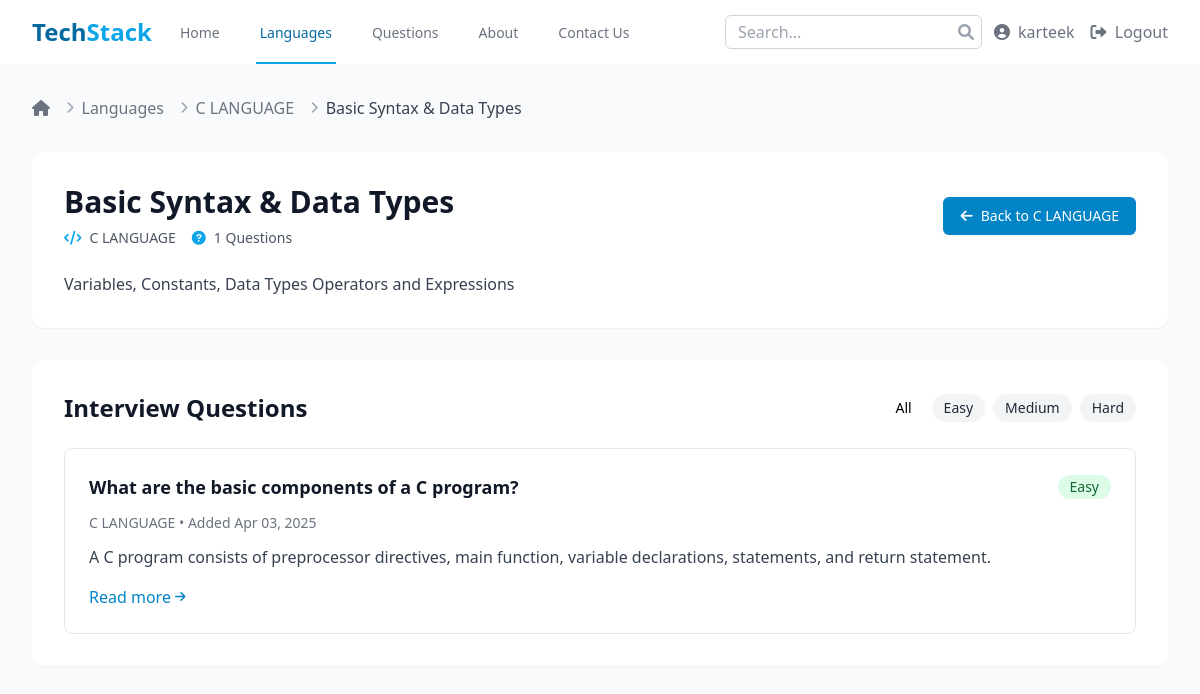
The app's page /languages/c-language/topic/basic-syntax-data-types/ (signed in) with its own data.
### languages/models.py (models this page shows, shortened)
class Language(models.Model):
    name = models.CharField(max_length=100)
    slug = models.SlugField(unique=True, blank=True)
    description = models.TextField()
    logo = models.ImageField(upload_to='languages/logos/', blank=True, null=True)
    created_at = models.DateTimeField(auto_now_add=True)
    updated_at = models.DateTimeField(auto_now=True)
    is_featured = models.BooleanField(default=False)
    class Meta:
        ordering = ['name']

class Topic(models.Model):
    name = models.CharField(max_length=100)
    slug = models.SlugField(unique=True, blank=True)
    language = models.ForeignKey(Language, on_delete=models.CASCADE, related_name='topics')
    description = models.TextField()

### questions/models.py (models this page shows, shortened)
class Question(models.Model):
    title = models.CharField(max_length=255)
    slug = models.SlugField(unique=True, blank=True)
    content = models.TextField()
    code_snippet = models.TextField(blank=True, null=True)
    difficulty = models.CharField(
        max_length=10,
        choices=DifficultyLevel.choices,
        default=DifficultyLevel.MEDIUM
    )
    language = models.ForeignKey(Language, on_delete=models.CASCADE, related_name='questions')
    topics = models.ManyToManyField(Topic, related_name='questions')
    category = models.ForeignKey(Category, on_delete=models.SET_NULL, null=True, related_name='questions')
    created_by = models.ForeignKey(User, on_delete=models.SET_NULL, null=True, related_name='created_questions')
    created_at = models.DateTimeField(auto_now_add=True)
    updated_at = models.DateTimeField(auto_now=True)
    is_approved = models.BooleanField(default=False)
    class Meta:
        ordering = ['-created_at']

class Category(models.Model):
    name = models.CharField(max_length=100, unique=True)
    slug = models.SlugField(unique=True, blank=True)
    class Meta:
        verbose_name_plural = 'Categories'

### languages/views.py (the view)
# urls.py: path('<slug:lang_slug>/topic/<slug:topic_slug>/', views.topic_detail, name='topic_detail'),
def topic_detail(request, lang_slug, topic_slug):
    language = get_object_or_404(Language, slug=lang_slug)
    topic = get_object_or_404(Topic, slug=topic_slug, language=language)
    questions = Question.objects.filter(topics=topic, is_approved=True)
    context = {
        'language': language,
        'topic': topic,
        'questions': questions,
    }
    return render(request, 'languages/topic_detail.html', context)

### templates/languages/topic_detail.html (shortened to what this page needs)
{% extends 'base.html' %}
{% block content %}
<div class="bg-gray-50 min-h-screen">
    <div class="max-w-7xl mx-auto py-8 px-4 sm:px-6 lg:px-8">
        <nav class="flex mb-8" aria-label="Breadcrumb">
            <ol class="flex items-center space-x-2">
                <li>
                    <a href="{% url 'home' %}" class="text-gray-500 hover:text-gray-700 transition-colors">
                        <i class="fas fa-home"></i>
                    </a>
                </li>
                <li>
                    <div class="flex items-center">
                        <i class="fas fa-chevron-right text-gray-400 text-xs mx-2"></i>
                        <a href="{% url 'language_list' %}" class="text-gray-500 hover:text-gray-700 transition-colors">
                            Languages
                        </a>
                    </div>
                </li>
                <li>
                    <div class="flex items-center">
                        <i class="fas fa-chevron-right text-gray-400 text-xs mx-2"></i>
                        <a href="{% url 'language_detail' language.slug %}" class="text-gray-500 hover:text-gray-700 transition-colors">
                            {{ language.name }}
                        </a>
                    </div>
                </li>
                <li>
                    <div class="flex items-center">
                        <i class="fas fa-chevron-right text-gray-400 text-xs mx-2"></i>
                        <span class="text-gray-700 font-medium">
                            {{ topic.name }}
                        </span>
                    </div>
                </li>
            </ol>
        </nav>
        <div class="bg-white rounded-xl shadow-sm p-8 mb-8">
            <div class="flex flex-col md:flex-row md:items-center md:justify-between">
                <div>
                    <h1 class="text-3xl font-bold text-gray-900">
                        {{ topic.name }}
                    </h1>
                    <div class="mt-2 flex flex-wrap gap-4">
                        <div class="flex items-center text-sm text-gray-600">
                            <i class="fas fa-code mr-2 text-primary-500"></i>
                            {{ language.name }}
                        </div>
                        <div class="flex items-center text-sm text-gray-600">
                            <i class="fas fa-question-circle mr-2 text-primary-500"></i>
                            {{ questions.count }} Questions
                        </div>
                    </div>
                </div>
                <div class="mt-4 md:mt-0">
                    <a href="{% url 'language_detail' language.slug %}" class="inline-flex items-center px-4 py-2 border border-transparent rounded-md shadow-sm text-sm font-medium text-white bg-primary-600 hover:bg-primary-700 focus:outline-none focus:ring-2 focus:ring-offset-2 focus:ring-primary-500 transition-colors">
                        <i class="fas fa-arrow-left mr-2"></i>
                        Back to {{ language.name }}
                    </a>
                </div>
            </div>
            <div class="mt-6 prose max-w-none">
                <p class="text-gray-700">
                    {{ topic.description }}
                </p>
            </div>
        </div>
        <div class="bg-white rounded-xl shadow-sm p-8">
            <div class="flex items-center justify-between mb-6">
                <h2 class="text-2xl font-bold text-gray-900">Interview Questions</h2>
                <div class="flex gap-2">
                    <button id="filter-all" class="difficulty-filter px-3 py-1 text-sm font-medium rounded-full bg-gray-100 text-gray-800 hover:bg-gray-200 transition-colors active">All</button>
                    <button id="filter-easy" class="difficulty-filter px-3 py-1 text-sm font-medium rounded-full bg-gray-100 text-gray-800 hover:bg-green-100 hover:text-green-800 transition-colors">Easy</button>
                    <button id="filter-medium" class="difficulty-filter px-3 py-1 text-sm font-medium rounded-full bg-gray-100 text-gray-800 hover:bg-yellow-100 hover:text-yellow-800 transition-colors">Medium</button>
                    <button id="filter-hard" class="difficulty-filter px-3 py-1 text-sm font-medium rounded-full bg-gray-100 text-gray-800 hover:bg-red-100 hover:text-red-800 transition-colors">Hard</button>
                </div>
            </div>
            {% if questions %}
                <div class="space-y-4" id="questions-container">
                    {% for question in questions %}
                        <div class="bg-white border border-gray-200 rounded-lg overflow-hidden question-card" data-difficulty="{{ question.difficulty }}">
                            <div class="p-6">
                                <div class="flex items-center justify-between mb-3">
                                    <h3 class="text-lg font-semibold text-gray-900">
                                        <a href="{% url 'question_detail' question.slug %}" class="hover:text-primary-600 transition-colors">
                                            {{ question.title }}
                                        </a>
                                    </h3>
                                    <span class="inline-flex items-center px-3 py-0.5 rounded-full text-sm font-medium
                                        {% if question.difficulty == 'easy' %}
                                            bg-green-100 text-green-800
                                        {% elif question.difficulty == 'medium' %}
                                            bg-yellow-100 text-yellow-800
                                        {% else %}
                                            bg-red-100 text-red-800
                                        {% endif %}
                                    ">
                                        {{ question.get_difficulty_display }}
                                    </span>
                                </div>
                                <p class="text-sm text-gray-500 mb-3">
                                    {{ question.category.name }} • Added {{ question.created_at|date:"M d, Y" }}
                                </p>
                                <p class="text-gray-700 mb-4">{{ question.content|truncatewords:30 }}</p>
                                <div class="flex justify-between items-center">
                                    <a href="{% url 'question_detail' question.slug %}" class="inline-flex items-center text-primary-600 hover:text-primary-700 font-medium transition-colors">
                                        Read more <i class="fas fa-arrow-right ml-1 text-xs"></i>
                                    </a>
                                    </div>
                                </div>
                            </div>
                        </div>
                    {% endfor %}
                </div>
            {% else %}
                <div class="text-center py-12 bg-gray-50 rounded-lg">
                    <i class="fas fa-question-circle text-5xl text-gray-300 mb-3"></i>
                    <h3 class="text-lg font-medium text-gray-900 mb-1">No questions available</h3>
                    <p class="text-gray-500">There are no questions for this topic yet.</p>
                </div>
            {% endif %}
        </div>
    </div>
{% endblock %}

### templates/base.html (shortened to what this page needs)
<!DOCTYPE html>
<html lang="en">
<head>
  <script src="https://cdn.tailwindcss.com"></script>
  <link rel="stylesheet" href="https://cdnjs.cloudflare.com/ajax/libs/font-awesome/6.0.0-beta3/css/all.min.css">
</head>
<body class="bg-gray-50 min-h-screen flex flex-col">
  <nav class="bg-white shadow-md">
      <div class="max-w-7xl mx-auto px-4 sm:px-6 lg:px-8">
          <div class="flex justify-between h-16">
              <div class="flex">
                  <div class="flex-shrink-0 flex items-center">
                      <a href="{% url 'home' %}" class="text-2xl font-bold text-primary-600">
                          <span class="text-primary-700">Tech</span><span class="text-primary-500">Stack</span>
                      </a>
                  </div>
                  <div class="hidden sm:ml-6 sm:flex sm:space-x-8">
                      <a href="{% url 'home' %}" class="nav-link border-transparent text-gray-500 hover:border-primary-500 hover:text-primary-700 inline-flex items-center px-1 pt-1 border-b-2 text-sm font-medium">
                          Home
                      </a>
                      <a href="{% url 'language_list' %}" class="nav-link border-transparent text-gray-500 hover:border-primary-500 hover:text-primary-700 inline-flex items-center px-1 pt-1 border-b-2 text-sm font-medium">
                          Languages
                      </a>
                      <a href="{% url 'question_list' %}" class="nav-link border-transparent text-gray-500 hover:border-primary-500 hover:text-primary-700 inline-flex items-center px-1 pt-1 border-b-2 text-sm font-medium">
                          Questions
                      </a>
                      <a href="{% url 'about' %}" class="nav-link border-transparent text-gray-500 hover:border-primary-500 hover:text-primary-700 inline-flex items-center px-1 pt-1 border-b-2 text-sm font-medium">
                          About
                      </a>
                      <a href="{% url 'contact' %}" class="nav-link border-transparent text-gray-500 hover:border-primary-500 hover:text-primary-700 inline-flex items-center px-1 pt-1 border-b-2 text-sm font-medium">
                          Contact Us
                      </a>
                  </div>
              </div>
              <div class="hidden sm:ml-6 sm:flex sm:items-center">
                  <form action="{% url 'search' %}" method="get" class="relative">
                      <input type="text" name="q" placeholder="Search..." class="py-1 px-3 border border-gray-300 rounded-md focus:outline-none focus:ring-2 focus:ring-primary-500 focus:border-primary-500">
                      <button type="submit" class="absolute right-2 top-1/2 transform -translate-y-1/2 text-gray-400">
                          <i class="fas fa-search"></i>
                      </button>
                  </form>
                  {% if user.is_authenticated %}
                      <div class="ml-3 relative">
                          <div class="flex items-center space-x-4">
                              <a href="{% url 'profile' %}" class="text-gray-500 hover:text-primary-600">
                                  <i class="fas fa-user-circle"></i>
                                  <span class="ml-1">{{ user.username }}</span>
                              </a>
                              <a href="{% url 'account_logout' %}" class="text-gray-500 hover:text-primary-600">
                                  <i class="fas fa-sign-out-alt"></i>
                                  <span class="ml-1">Logout</span>
                              </a>
                          </div>
                      </div>
                  {% endif %}
              </div>
          </div>
      </div>
  </nav>
  <main class="flex-grow">
      {% block content %}{% endblock %}
  </main>
</body>
</html>

### templates/base.html (style rules this page uses)
.nav-link { position: relative; transition: all 0.3s ease; }
.nav-link::after { content: ''; position: absolute; width: 0; height: 2px; bottom: 0; left: 0; background-color: #0ea5e9; transition: width 0.3s ease; }

### templates/languages/topic_detail.html (style rules this page uses)
.question-card { transition: all 0.3s ease; }
.question-card { animation: fadeInUp 0.5s ease-out forwards; }
.difficulty-filter.active { background-color: rgba(var(--color-primary-100), 1); color: rgba(var(--color-primary-800), 1); }

### records on screen
Language: name "C LANGUAGE"
Topic: name "Basic Syntax & Data Types", description "Variables, Constants, Data Types Operators and Expressions"
Question: title "What are the basic components of a C program?", difficulty "Easy", category.name "C LANGUAGE", created_at "Apr 03, 2025", content "A C program consists of preprocessor directives, main function, variable declarations, statements, and return statement."

### other values on screen
{{ user.username }} "karteek"
{{ questions.count }} "1"
